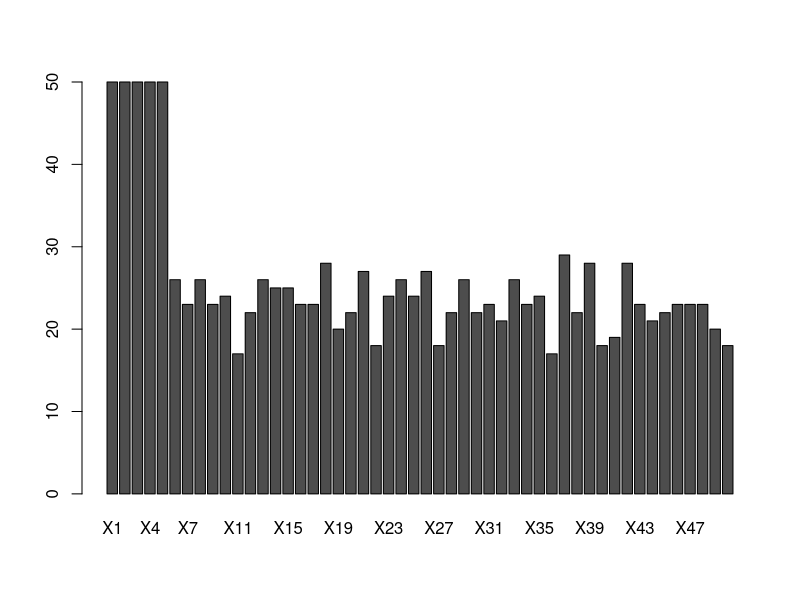
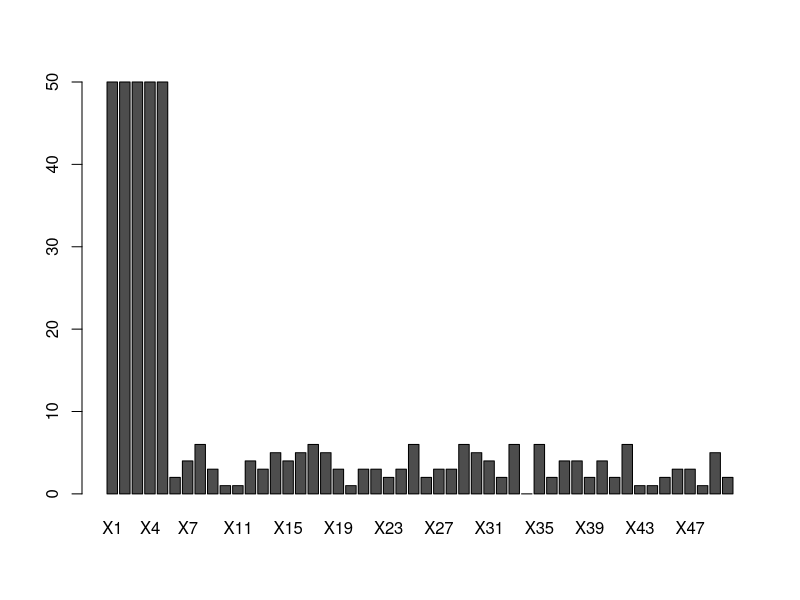
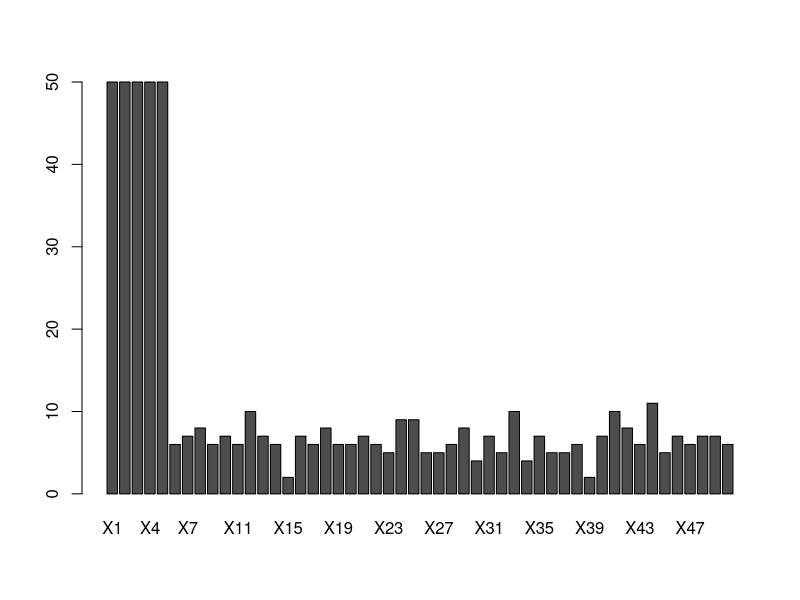
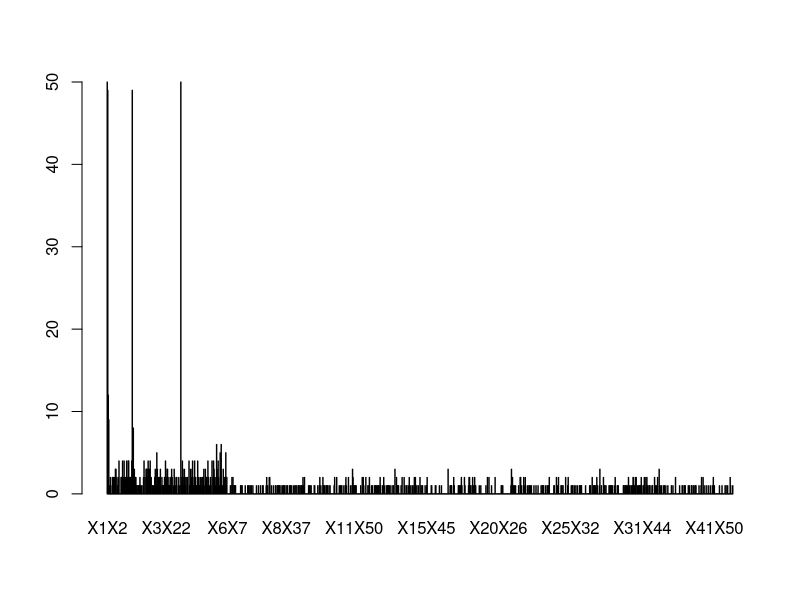
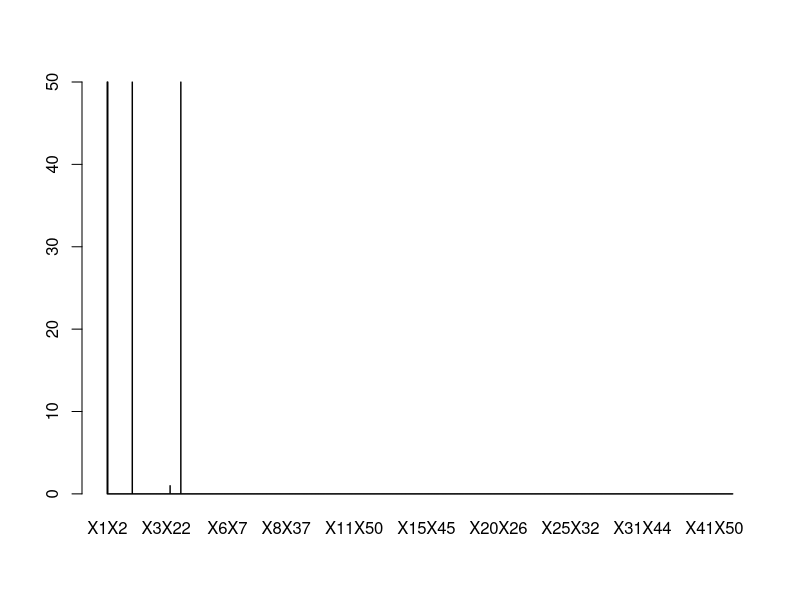
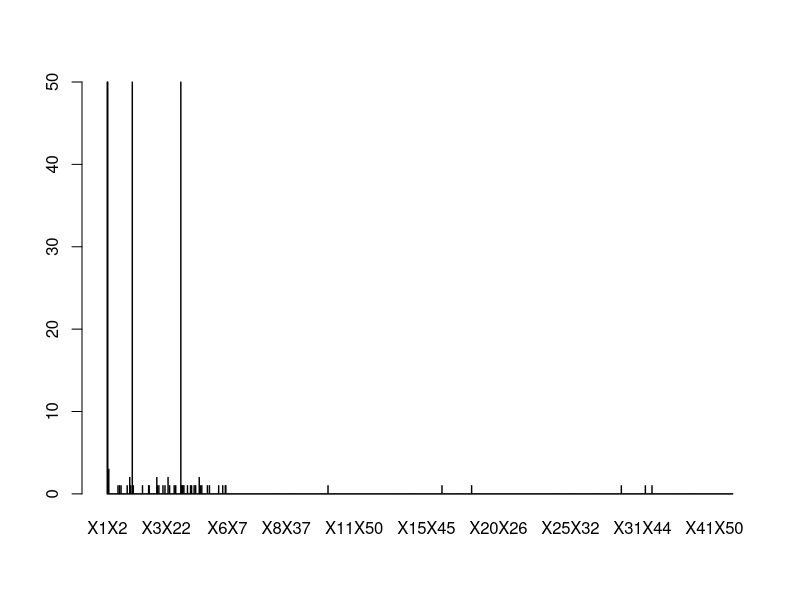

These figures' R source, in order:
beta <- read.csv('timb.csv')[, -1]
p <- ncol(beta)
head(beta)
for(i in 1:nrow(beta)){
  temp <- beta[i, ]
  barplot(as.matrix(temp))
}

alpha <- read.csv('tima.csv')[, -1]
pp <- ncol(alpha)
head(alpha)
for(i in 1:nrow(alpha)){
  temp <- alpha[i, ]
  barplot(as.matrix(temp))
}
